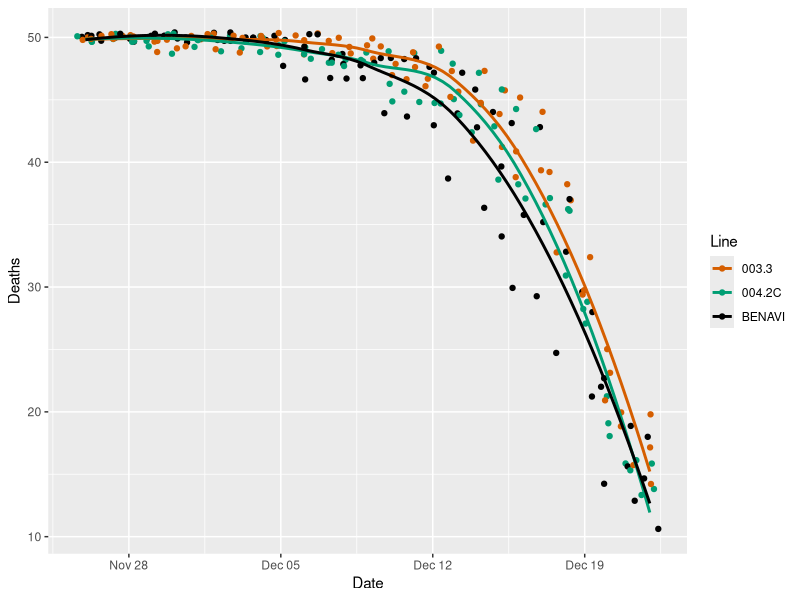

Reproduce this figure in R.
# Packages-----
library(tidyverse)
library(readxl)
library(lubridate)

#__________________----

# Load data----

setwd("~/Documents/Documents/Thesis_Figures")
total_nonstressed_deaths_data <- read_csv("corrected-non-stressed-medfly-deaths.csv")

# analysing data-------

nonstressed_plot <- total_nonstressed_deaths_data %>%
  mutate(Cage = case_when(`Date cage set-up` == "01/11/2022" ~ "A",
                          `Date cage set-up` == "02/11/2022" ~ "B", 
                          `Date cage set-up` == "03/11/2022" ~ "C"), 
         .after = `Date cage set-up`) %>%
  pivot_longer(cols = -c(`Date cage set-up`:Line), names_to = "Date", values_to = "Deaths") %>%
  mutate(`Date` = lubridate::dmy(`Date`),
         `Date cage set-up`= lubridate::dmy(`Date cage set-up`)) %>%
  mutate(`Day` = days(`Date`) - days(`Date cage set-up`)) %>% 
  drop_na() %>%
  ggplot(aes(x = `Date`, y = Deaths, colour = `Line`))+
  geom_jitter()+
  geom_smooth(aes(group = Line), se = FALSE)+
  scale_x_date()+
  theme_set(theme_bw())+
  theme(legend.position = "right")

final_nonstressed_plot <- nonstressed_plot +  scale_color_manual(values=c("#D55E00","#009E73","#000000"))
print(final_nonstressed_plot)

#stats tests

total_nonstressed_deaths_data %>%
  mutate(Cage = case_when(`Date cage set-up` == "01/11/2022" ~ "A",
                          `Date cage set-up` == "02/11/2022" ~ "B", 
                          `Date cage set-up` == "03/11/2022" ~ "C"), 
         .after = `Date cage set-up`) %>%
  pivot_longer(cols = -c(`Date cage set-up`:Line), names_to = "Date", values_to = "Deaths") %>%
  mutate(`Date` = lubridate::dmy(`Date`),
         `Date cage set-up`= lubridate::dmy(`Date cage set-up`)) %>%
  mutate(`Day` = days(`Date`) - days(`Date cage set-up`)) %>% 
  drop_na() -> nonstressed_clean

nonstressed_clean[nonstressed_clean$Line %in% c('BENAVI', '003.3'),] -> nonstressed_data_003.3
t.test(nonstressed_data_003.3$Deaths ~ nonstressed_data_003.3$Line)

nonstressed_clean[nonstressed_clean$Line %in% c('BENAVI', '004.2C'),] -> nonstressed_data_004.2C
t.test(nonstressed_data_004.2C$Deaths ~ nonstressed_data_004.2C$Line)